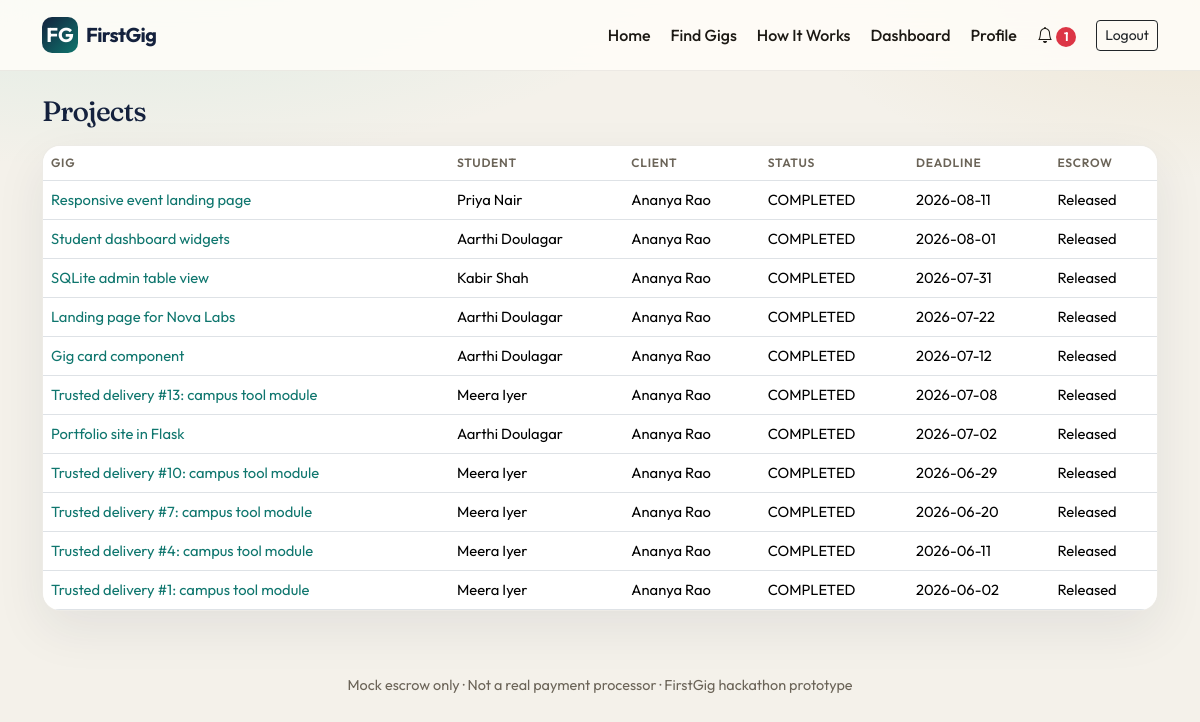
/projects (signed in), run on the app's committed database.
### FIRSTGIG/models.py (models this page shows, shortened)
class Project(db.Model):
    __tablename__ = "projects"
    id = db.Column(db.Integer, primary_key=True)
    gig_id = db.Column(db.Integer, db.ForeignKey("gigs.id"), nullable=False)
    client_id = db.Column(db.Integer, db.ForeignKey("users.id"), nullable=False)
    student_id = db.Column(db.Integer, db.ForeignKey("users.id"), nullable=False)
    budget = db.Column(db.Integer, nullable=False)
    start_date = db.Column(db.Date, default=date.today)
    deadline = db.Column(db.Date, nullable=False)
    status = db.Column(db.String(30), default="IN_PROGRESS")
    created_at = db.Column(db.DateTime, default=datetime.utcnow)
    completed_at = db.Column(db.DateTime)
    submission_message = db.Column(db.Text)
    submission_link = db.Column(db.String(400))
    submission_file = db.Column(db.String(255))
    submitted_at = db.Column(db.DateTime)
    change_request = db.Column(db.Text)
    student_explanation = db.Column(db.Text)
    client = db.relationship("User", foreign_keys=[client_id])
    student = db.relationship("User", foreign_keys=[student_id])
    milestones = db.relationship("Milestone", backref="project", cascade="all, delete-orphan", order_by="Milestone.id")
    payment = db.relationship("Payment", backref="project", uselist=False, cascade="all, delete-orphan")
    reviews = db.relationship("Review", backref="project", cascade="all, delete-orphan")
    disputes = db.relationship("Dispute", backref="project", cascade="all, delete-orphan")
    def days_remaining(self):
        if not self.deadline:
            return 0
        return (self.deadline - date.today()).days
    def deadline_tone(self):
        days = self.days_remaining()
        if self.status in ("COMPLETED", "REFUNDED", "CANCELLED"):
            return "done"
        if days < 0:
            return "overdue"
        if days <= 2:
            return "soon"
        return "ok"

class Gig(db.Model):
    __tablename__ = "gigs"
    id = db.Column(db.Integer, primary_key=True)
    client_id = db.Column(db.Integer, db.ForeignKey("users.id"), nullable=False)
    title = db.Column(db.String(200), nullable=False)
    description = db.Column(db.Text, nullable=False)
    category = db.Column(db.String(80), nullable=False)
    required_skills = db.Column(db.Text, default="")
    budget = db.Column(db.Integer, nullable=False)
    deadline = db.Column(db.Date, nullable=False)
    difficulty = db.Column(db.String(20), default="Beginner")  # Beginner | Intermediate | Advanced
    status = db.Column(db.String(30), default="OPEN")  # OPEN | APPLIED | ASSIGNED | CLOSED | REMOVED
    requirements = db.Column(db.Text, default="")
    milestone_count = db.Column(db.Integer, default=1)
    created_at = db.Column(db.DateTime, default=datetime.utcnow)
    client = db.relationship("User", foreign_keys=[client_id])
    applications = db.relationship("Application", backref="gig", lazy="dynamic", cascade="all, delete-orphan")
    project = db.relationship("Project", backref="gig", uselist=False)

class User(UserMixin, db.Model):
    __tablename__ = "users"
    id = db.Column(db.Integer, primary_key=True)
    name = db.Column(db.String(120), nullable=False)
    email = db.Column(db.String(180), unique=True, nullable=False, index=True)
    password_hash = db.Column(db.String(255), nullable=False)
    role = db.Column(db.String(20), nullable=False, index=True)  # student | client | admin
    is_active_account = db.Column(db.Boolean, default=True)
    created_at = db.Column(db.DateTime, default=datetime.utcnow)
    student_profile = db.relationship("StudentProfile", backref="user", uselist=False, cascade="all, delete-orphan")
    client_profile = db.relationship("ClientProfile", backref="user", uselist=False, cascade="all, delete-orphan")
    notifications = db.relationship("Notification", backref="user", lazy="dynamic", cascade="all, delete-orphan")
    def is_student(self):
        return self.role == "student"
    def is_client(self):
        return self.role == "client"
    def is_admin(self):
        return self.role == "admin"
    @property
    def is_active(self):
        return bool(self.is_active_account)

class Payment(db.Model):
    __tablename__ = "payments"
    id = db.Column(db.Integer, primary_key=True)
    project_id = db.Column(db.Integer, db.ForeignKey("projects.id"), nullable=False)
    amount = db.Column(db.Integer, nullable=False)
    status = db.Column(db.String(30), default="Held")  # Pending | Held | Released | Refund Requested | Refunded
    created_at = db.Column(db.DateTime, default=datetime.utcnow)
    released_at = db.Column(db.DateTime)
    refunded_at = db.Column(db.DateTime)
    note = db.Column(db.String(255), default="Simulated mock escrow — not real money")

### FIRSTGIG/routes/projects.py (the view)
@projects_bp.route("/projects")
@login_required
def list_projects():
    if current_user.is_admin():
        projects = Project.query.order_by(Project.created_at.desc()).all()
    elif current_user.is_client():
        projects = Project.query.filter_by(client_id=current_user.id).order_by(Project.created_at.desc()).all()
    else:
        projects = Project.query.filter_by(student_id=current_user.id).order_by(Project.created_at.desc()).all()
    return render_template("projects/list.html", projects=projects)

### FIRSTGIG/services/notify.py (called while the page is built)
def mark_overdue_projects():
    open_statuses = ("IN_PROGRESS", "ASSIGNED", "SUBMITTED")
    projects = Project.query.filter(Project.status.in_(open_statuses)).all()
    changed = 0
    for p in projects:
        if p.deadline and p.deadline < datetime.utcnow().date():
            if p.status != "OVERDUE":
                p.status = "OVERDUE"
                notify(p.student_id, f"Project #{p.id} is overdue.", f"/projects/{p.id}")
                notify(p.client_id, f"Project #{p.id} is overdue.", f"/projects/{p.id}")
                changed += 1
    if changed:
        db.session.commit()
    return changed

### FIRSTGIG/templates/projects/list.html (shortened to what this page needs)
{% extends "base.html" %}
{% block content %}
<h1 class="page-title h3 mb-3">Projects</h1>
<div class="table-responsive card-fg">
<table class="table table-fg mb-0">
  <thead><tr><th>Gig</th><th>Student</th><th>Client</th><th>Status</th><th>Deadline</th><th>Escrow</th></tr></thead>
  <tbody>
  {% for p in projects %}
    <tr>
      <td><a href="{{ url_for('projects.detail', project_id=p.id) }}">{{ p.gig.title }}</a></td>
      <td>{{ p.student.name }}</td>
      <td>{{ p.client.name }}</td>
      <td>{{ p.status }}</td>
      <td class="tone-{{ p.deadline_tone() }}">{{ p.deadline }}</td>
      <td>{% if p.payment %}{{ p.payment.status }}{% endif %}</td>
    </tr>
  {% endfor %}
  </tbody>
</table>
</div>
{% endblock %}

### FIRSTGIG/static/css/style.css (style rules this page uses)
:root { --bg: #f4f1ea; --bg-2: #fffdf8; --ink: #1c1914; --muted: #6b6458; --line: rgba(28, 25, 20, 0.08); --teal: #0f766e; --teal-2: #14b8a6; --gold: #c4a35a; --navy: #14213d; --coral: #c45c26; --ok: #15803d; --warn: #b45309; --bad: #b91c1c; --shadow: 0 18px 50px rgba(20, 33, 61, 0.08); --radius: 18px; --font: "Outfit", system-ui, sans-serif; --serif: "Fraunces", Georgia, serif; }
* { box-sizing: border-box; }
html, body { margin: 0; padding: 0; }
body { font-family: var(--font); color: var(--ink); background: radial-gradient(1200px 500px at 10% -10%, rgba(20, 184, 166, 0.12), transparent 50%), radial-gradient(900px 400px at 100% 0%, rgba(196, 163, 90, 0.14), transparent 45%), var(--bg); min-height: 100vh; }
a { color: var(--teal); text-decoration: none; }
.card-fg { background: var(--bg-2); border: 1px solid var(--line); border-radius: var(--radius); box-shadow: var(--shadow); }
.table-fg { font-size: 0.92rem; }
.table-fg th { color: var(--muted); font-weight: 600; font-size: 0.75rem; text-transform: uppercase; letter-spacing: 0.06em; }
.page-title { font-family: var(--serif); letter-spacing: -0.03em; color: var(--navy); }

### data on the page
Project: gig "Responsive event landing page", student.name "Priya Nair", client.name "Ananya Rao", status "COMPLETED", deadline "2026-08-11", payment.status "Released"
Project: gig "Student dashboard widgets", student.name "Aarthi Doulagar", client.name "Ananya Rao", status "COMPLETED", deadline "2026-08-01", payment.status "Released"
Project: gig "SQLite admin table view", student.name "Kabir Shah", client.name "Ananya Rao", status "COMPLETED", deadline "2026-07-31", payment.status "Released"
Project: gig "Landing page for Nova Labs", student.name "Aarthi Doulagar", client.name "Ananya Rao", status "COMPLETED", deadline "2026-07-22", payment.status "Released"
Project: gig "Gig card component", student.name "Aarthi Doulagar", client.name "Ananya Rao", status "COMPLETED", deadline "2026-07-12", payment.status "Released"
Project: gig "Trusted delivery #13: campus tool module", student.name "Meera Iyer", client.name "Ananya Rao", status "COMPLETED", deadline "2026-07-08", payment.status "Released"
Project: gig "Portfolio site in Flask", student.name "Aarthi Doulagar", client.name "Ananya Rao", status "COMPLETED", deadline "2026-07-02", payment.status "Released"
Project: gig "Trusted delivery #10: campus tool module", student.name "Meera Iyer", client.name "Ananya Rao", status "COMPLETED", deadline "2026-06-29", payment.status "Released"
Project: gig "Trusted delivery #7: campus tool module", student.name "Meera Iyer", client.name "Ananya Rao", status "COMPLETED", deadline "2026-06-20", payment.status "Released"
Project: gig "Trusted delivery #4: campus tool module", student.name "Meera Iyer", client.name "Ananya Rao", status "COMPLETED", deadline "2026-06-11", payment.status "Released"
Project: gig "Trusted delivery #1: campus tool module", student.name "Meera Iyer", client.name "Ananya Rao", status "COMPLETED", deadline "2026-06-02", payment.status "Released"

### other printed values
{{ unread_count }} "1"
